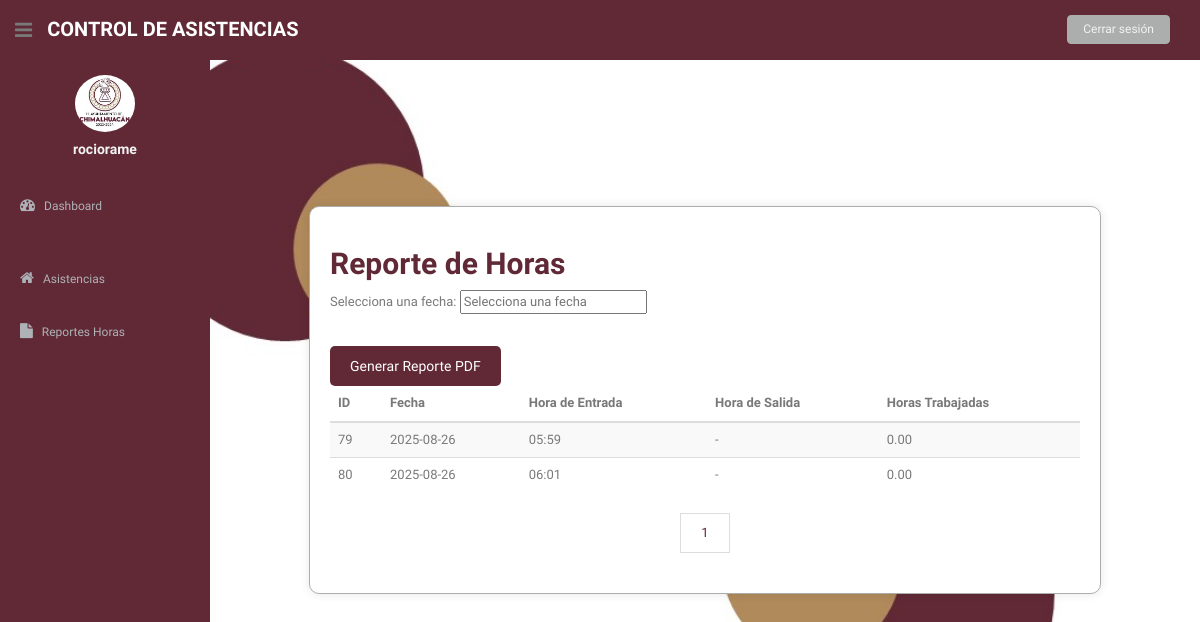
The page /reportes_horas/ (signed in) on the database its author committed.
### asistencia/models.py (models this page shows, shortened)
class Asistencia(models.Model):
    usuario = models.ForeignKey(Usuario, on_delete=models.CASCADE)
    fecha_escaneo_entrada = models.DateTimeField(blank=True, null=True)
    fecha_escaneo_salida = models.DateTimeField(blank=True, null=True)
    horas = models.DurationField(blank=True, null=True)
    @property
    def fecha(self):
        return self.fecha_escaneo_entrada.date() if self.fecha_escaneo_entrada else None
    @property
    def hora_entrada(self):
        return self.fecha_escaneo_entrada.strftime('%H:%M') if self.fecha_escaneo_entrada else "-"
    @property
    def hora_salida(self):
        return self.fecha_escaneo_salida.strftime('%H:%M') if self.fecha_escaneo_salida else "-"
    @property
    def horas_trabajadas(self):
        if self.horas:
            return self.horas.total_seconds() / 3600
        return 0.0

### asistencia/views.py (the view)
# urls.py: path('reportes_horas/', views.reportes_horas, name='reportes_horas'),
@login_required
def reportes_horas(request):
    usuario = get_object_or_404(Usuario, user=request.user)
    asistencias = Asistencia.objects.filter(usuario=usuario).order_by('fecha_escaneo_entrada')
    paginator = Paginator(asistencias, 10)
    page_number = request.GET.get('page')
    page_obj = paginator.get_page(page_number)
    context = {'page_obj': page_obj, 'now': timezone.now()}
    return render(request, 'prestador/reportes.html', context)

### asistencia/templates/prestador/reportes.html (shortened to what this page needs)
{% load static %}
<!DOCTYPE html>
<html lang="en">
<head>
  <link href="{% static 'css/bootstrap.css' %}" rel="stylesheet">
  <link href="{% static 'font-awesome/css/font-awesome.css' %}" rel="stylesheet">
  <link rel="stylesheet" type="text/css" href="{% static 'css/zabuto_calendar.css' %}">
  <link rel="stylesheet" type="text/css" href="{% static 'js/gritter/css/jquery.gritter.css' %}">
  <link rel="stylesheet" type="text/css" href="{% static 'lineicons/style.css' %}">
  <link href="{% static 'css/style.css' %}" rel="stylesheet">
  <link href="{% static 'css/style-responsive.css' %}" rel="stylesheet">
  <link rel="stylesheet" href="https://code.jquery.com/ui/1.12.1/themes/base/jquery-ui.css">
</head>
<body>
  <section id="container">
    {% include 'general/menu_prestador.html' %}
    <section id="main-content">
        <div class="container">
          <h2>Reporte de Horas</h2>
          <div class="datepicker">
            <label for="filter-date">Selecciona una fecha:</label>
            <input type="text" id="filter-date" name="filter-date" placeholder="Selecciona una fecha">
          </div>
          <a href="{% url 'descargar_reporte_pdf' %}" class="btn">Generar Reporte PDF</a>
          <table class="table table-striped">
              <thead>
                  <tr>
                      <th>ID</th>
                      <th>Fecha</th>
                      <th>Hora de Entrada</th>
                      <th>Hora de Salida</th>
                      <th>Horas Trabajadas</th>
                  </tr>
              </thead>
              <tbody>
                  {% for row in page_obj.object_list %}
                  <tr>
                      <td>{{ row.id }}</td>
                      <td>{{ row.fecha }}</td>
                      <td>{{ row.hora_entrada }}</td>
                      <td>{{ row.hora_salida }}</td>
                      <td>{{ row.horas_trabajadas|floatformat:2 }}</td>
                  </tr>
                  {% empty %}
                  <tr>
                      <td colspan="4">No hay registros disponibles.</td>
                  </tr>
                  {% endfor %}
              </tbody>
          </table>
          <div class="pagination">
            {% for num in page_obj.paginator.page_range %}
            <a href="?page={{ num }}">{{ num }}</a>
            {% endfor %}
          </div>
        </div>
    </section>
  </section>
</body>
</html>

### asistencia/templates/general/menu_prestador.html (shortened to what this page needs)
{% load static %}
<header class="header black-bg">
  <div class="sidebar-toggle-box">
    <div class="fa fa-bars tooltips" data-placement="right" data-original-title="Toggle Navigation"></div>
  </div>
  <a href="{% url 'admin_dashboard' %}" class="logo"><b>Control de Asistencias</b></a>
  <div class="top-menu">
    <ul class="nav pull-right top-menu">
      <li>
        <a class="logout" href="{% url 'login' %}">Cerrar sesión</a>
      </li>
    </ul>
  </div>
</header>
<aside>
  <div id="sidebar" class="nav-collapse">
    <ul class="sidebar-menu" id="nav-accordion">
      <p class="centered">
        <a href="profile.html"><img src="{% static '/img/LOGO.jpg' %}" class="img-circle" width="60" /></a>
      </p>
      <h5 class="centered">{{ user.username }}</h5>
      <li class="mt">
        <a class="" href="{% url 'dashboard_prestador' %}">
          <i class="fa fa-dashboard"></i>
          <span>Dashboard</span>
        </a>
      </li>
      <li class="mt">
        <a class="" href="{% url 'inicio' %}">
          <i class="fa fa-home"></i>
          <span>Asistencias</span>
        </a>
      </li>
      <li>
        <a class="" href="{% url 'reportes_horas' %}">
          <i class="fa fa-file"></i>
          <span>Reportes Horas</span>
        </a>
      </li>
    </ul>
  </div>
</aside>

### static/css/style.css (style rules this page uses)
body { color: #797979; background: #f2f2f2; font-family: 'Ruda', sans-serif; padding: 0px !important; margin: 0px !important; font-size:13px; }
ul li { list-style: none; }
a, a:hover, a:focus { text-decoration: none; outline: none; }
#container { width: 100%; height: 100%; }
.centered { text-align: center; }
.mt { margin-top: 25px; }
ul.top-menu > li > .logout { color: #f2f2f2; font-size: 12px; border-radius: 4px; -webkit-border-radius: 4px; border: 1px solid #ACADAD !important; padding: 5px 15px; margin-right: 15px; background: #ACADAD; margin-top: 15px; }
#sidebar { width: 210px; height: 100%; position: fixed; background: #602935; }
#sidebar h5 { color: #f2f2f2; font-weight: 700; }
#sidebar ul li { position: relative; }
ul.sidebar-menu , ul.sidebar-menu li ul.sub { margin: -2px 0 0; padding: 0; }
ul.sidebar-menu { margin-top: 75px; }
ul.sidebar-menu li { margin-bottom: 5px; margin-left:10px; margin-right:10px; }
ul.sidebar-menu li a span { display: inline-block; }
ul.sidebar-menu li a { color: #aeb2b7; text-decoration: none; display: block; padding: 15px 0 15px 10px; font-size: 12px; outline: none; -webkit-transition: all 0.3s ease; -moz-transition: all 0.3s ease; -o-transition: all 0.3s ease; -ms-transition: all 0.3s ease; transition: all 0.3s ease; }
ul.sidebar-menu li a i { font-size: 15px; padding-right: 6px; }
#main-content { margin-left: 210px; }
.header, .footer { min-height: 60px; padding: 0 15px; }
.header { position: fixed; left: 0; right: 0; z-index: 1002; }
.black-bg { background: #602935; border-bottom: 1px solid #602935; }
a.logo { font-size: 20px; color: #ffffff; float: left; margin-top: 15px; text-transform: uppercase; }
a.logo b { font-weight: 900; }
#top_menu .nav > li, ul.top-menu > li { float: left; }
ul.top-menu > li > a { color: #666666; font-size: 16px; border-radius: 4px; -webkit-border-radius: 4px; border:1px solid #666666 !important; padding: 2px 6px; margin-right: 15px; }
.sidebar-toggle-box { float: left; padding-right: 15px; margin-top: 20px; }
.sidebar-toggle-box .fa-bars { cursor: pointer; display: inline-block; font-size: 20px; }
label { font-weight: 400; }

### asistencia/templates/prestador/reportes.html (style rules this page uses)
html, body { height: 100%; margin: 0; padding: 0; }
#main-content { display: flex; align-items: center; justify-content: center; min-height: 100vh; }
.container { background-color: #ffffff; border: 1px solid #ACADAD; padding: 20px; border-radius: 10px; box-shadow: 0px 0px 10px rgba(0, 0, 0, 0.1); width: 80%; max-width: 900px; }
.container h2 { color: #602935; font-weight: bold; }
.datepicker { margin-bottom: 20px; }
.btn { display: inline-block; background-color: #602935; color: #ffffff; padding: 10px 20px; text-decoration: none; border: none; border-radius: 5px; cursor: pointer; transition: background-color 0.3s ease; margin-top: 10px; }
.pagination { margin-top: 20px; display: flex; justify-content: center; }
.pagination a { padding: 10px 20px; border: 1px solid #ddd; margin: 0 5px; text-decoration: none; color: #602935; }

### rows shown on the page
Asistencia: id "79", fecha "2025-08-26", hora_entrada "05:59", hora_salida "-", horas_trabajadas "0.00"
Asistencia: id "80", fecha "2025-08-26", hora_entrada "06:01", hora_salida "-", horas_trabajadas "0.00"

### other values the page prints
{{ user.username }} "rociorame"
{{ num }} "1"
